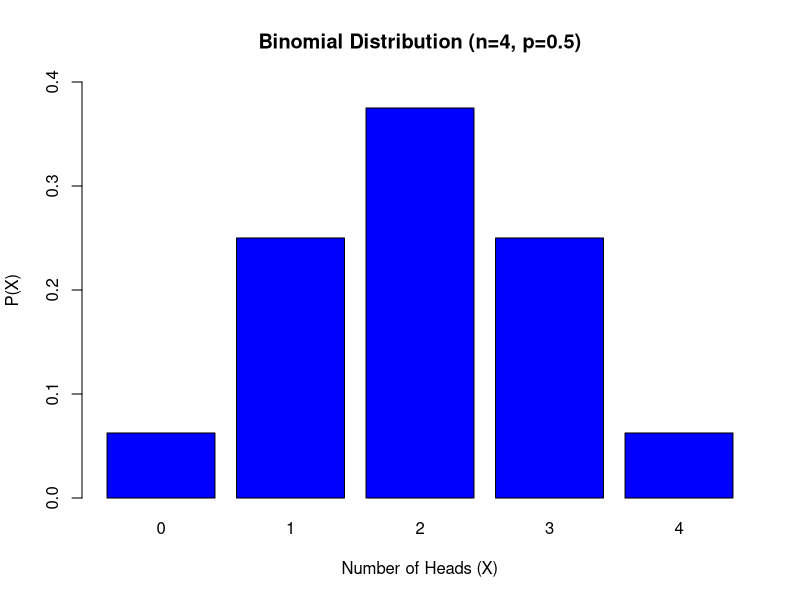

Write the R code that produced this figure.
n <- 4
p <- 0.5
x <- 0:4
prob <- dbinom(x, n, p)

barplot(prob,
        names.arg = x,
        main = "Binomial Distribution (n=4, p=0.5)",
        xlab = "Number of Heads (X)",
        ylab = "P(X)",
        col = "blue",
        ylim = c(0, 0.4))
